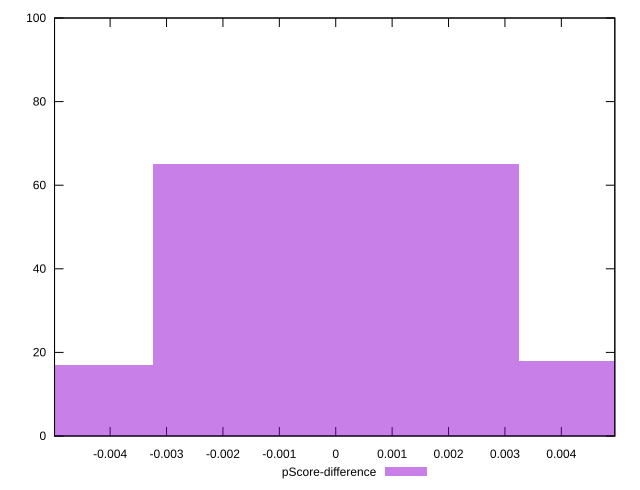

Source code (gnuplot):
reset

$pScoreDifference <<EOF
0 65
-0.006488620308839669 17
0.006488620308839669 18
EOF

set key outside below
set boxwidth 0.006488620308839669
set xrange [-0.004985859248124891:0.0049483953096741695]
set yrange [0:100]
set trange [0:100]
set style fill transparent solid 0.5 noborder
set terminal svg size 640, 490 enhanced background rgb 'white'
set output "report_00009_2021-02-08T22-37-41.559Z/largest-contentful-paint/samples/pages+cached+noadtech+nomedia+nocss/pScore-difference/histogram.svg"

plot $pScoreDifference title "pScore-difference" with boxes

reset
